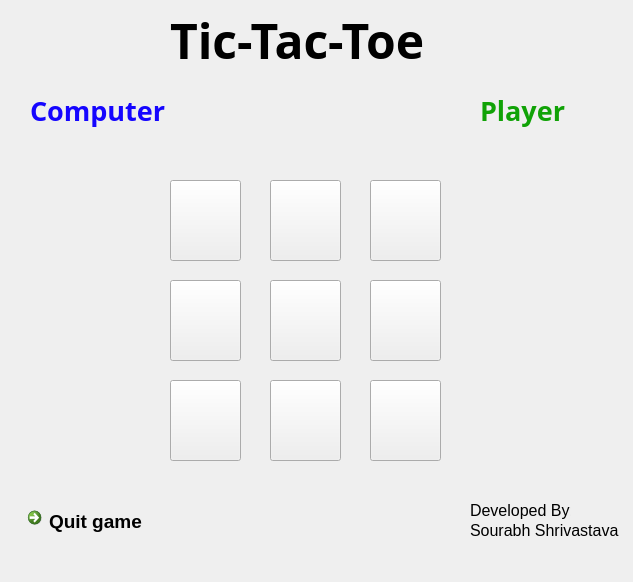
<?xml version="1.0" encoding="UTF-8"?>
<ui version="4.0">
 <class>versus_computer_form</class>
 <widget class="QWidget" name="versus_computer_form">
  <property name="geometry">
   <rect>
    <x>0</x>
    <y>0</y>
    <width>633</width>
    <height>582</height>
   </rect>
  </property>
  <property name="windowTitle">
   <string>Form</string>
  </property>
  <widget class="QLabel" name="label_2">
   <property name="geometry">
    <rect>
     <x>170</x>
     <y>10</y>
     <width>291</width>
     <height>61</height>
    </rect>
   </property>
   <property name="font">
    <font>
     <family>Zekton</family>
     <pointsize>36</pointsize>
     <weight>75</weight>
     <italic>false</italic>
     <bold>true</bold>
     <underline>false</underline>
    </font>
   </property>
   <property name="styleSheet">
    <string notr="true">border-image : none;</string>
   </property>
   <property name="text">
    <string>Tic-Tac-Toe</string>
   </property>
  </widget>
  <widget class="QPushButton" name="pb11">
   <property name="geometry">
    <rect>
     <x>270</x>
     <y>280</y>
     <width>71</width>
     <height>81</height>
    </rect>
   </property>
   <property name="styleSheet">
    <string notr="true">border-image : none;</string>
   </property>
   <property name="text">
    <string/>
   </property>
  </widget>
  <widget class="QPushButton" name="pb20">
   <property name="geometry">
    <rect>
     <x>170</x>
     <y>380</y>
     <width>71</width>
     <height>81</height>
    </rect>
   </property>
   <property name="styleSheet">
    <string notr="true">border-image : none;</string>
   </property>
   <property name="text">
    <string/>
   </property>
  </widget>
  <widget class="QLabel" name="label">
   <property name="geometry">
    <rect>
     <x>160</x>
     <y>170</y>
     <width>301</width>
     <height>301</height>
    </rect>
   </property>
   <property name="styleSheet">
    <string notr="true">border-image: url(:/Game-resources/Image-files/tic-tac-toe.jpg);</string>
   </property>
   <property name="text">
    <string/>
   </property>
   <property name="pixmap">
    <pixmap>../../git/tic-tac-toe/Tic-tac-toe/image-files/tic-tac-toe.jpg</pixmap>
   </property>
  </widget>
  <widget class="QLabel" name="label_6">
   <property name="geometry">
    <rect>
     <x>480</x>
     <y>90</y>
     <width>121</width>
     <height>41</height>
    </rect>
   </property>
   <property name="font">
    <font>
     <family>Zekton</family>
     <pointsize>20</pointsize>
     <weight>75</weight>
     <italic>false</italic>
     <bold>true</bold>
    </font>
   </property>
   <property name="styleSheet">
    <string notr="true">color : rgb(16, 162, 6);
border-image : none;</string>
   </property>
   <property name="text">
    <string>Player</string>
   </property>
   <property name="textFormat">
    <enum>Qt::AutoText</enum>
   </property>
  </widget>
  <widget class="QLabel" name="label_4">
   <property name="geometry">
    <rect>
     <x>470</x>
     <y>520</y>
     <width>151</width>
     <height>21</height>
    </rect>
   </property>
   <property name="font">
    <font>
     <family>Ubuntu</family>
     <pointsize>12</pointsize>
    </font>
   </property>
   <property name="styleSheet">
    <string notr="true">border-image : none</string>
   </property>
   <property name="text">
    <string>Sourabh Shrivastava</string>
   </property>
  </widget>
  <widget class="QPushButton" name="pb12">
   <property name="geometry">
    <rect>
     <x>370</x>
     <y>280</y>
     <width>71</width>
     <height>81</height>
    </rect>
   </property>
   <property name="styleSheet">
    <string notr="true">border-image : none;</string>
   </property>
   <property name="text">
    <string/>
   </property>
  </widget>
  <widget class="QPushButton" name="pb01">
   <property name="geometry">
    <rect>
     <x>270</x>
     <y>180</y>
     <width>71</width>
     <height>81</height>
    </rect>
   </property>
   <property name="styleSheet">
    <string notr="true">border-image : none;</string>
   </property>
   <property name="text">
    <string/>
   </property>
  </widget>
  <widget class="QPushButton" name="pb10">
   <property name="geometry">
    <rect>
     <x>170</x>
     <y>280</y>
     <width>71</width>
     <height>81</height>
    </rect>
   </property>
   <property name="styleSheet">
    <string notr="true">border-image : none;</string>
   </property>
   <property name="text">
    <string/>
   </property>
  </widget>
  <widget class="QPushButton" name="pb22">
   <property name="geometry">
    <rect>
     <x>370</x>
     <y>380</y>
     <width>71</width>
     <height>81</height>
    </rect>
   </property>
   <property name="styleSheet">
    <string notr="true">border-image : none;</string>
   </property>
   <property name="text">
    <string/>
   </property>
  </widget>
  <widget class="QPushButton" name="pb21">
   <property name="geometry">
    <rect>
     <x>270</x>
     <y>380</y>
     <width>71</width>
     <height>81</height>
    </rect>
   </property>
   <property name="styleSheet">
    <string notr="true">border-image : none;</string>
   </property>
   <property name="text">
    <string/>
   </property>
  </widget>
  <widget class="QLabel" name="label_5">
   <property name="geometry">
    <rect>
     <x>30</x>
     <y>90</y>
     <width>141</width>
     <height>41</height>
    </rect>
   </property>
   <property name="font">
    <font>
     <family>Zekton</family>
     <pointsize>20</pointsize>
     <weight>75</weight>
     <italic>false</italic>
     <bold>true</bold>
    </font>
   </property>
   <property name="mouseTracking">
    <bool>false</bool>
   </property>
   <property name="styleSheet">
    <string notr="true">color : rgb(21, 5, 255);
background-color : none;
border-image : none</string>
   </property>
   <property name="text">
    <string>Computer</string>
   </property>
   <property name="textFormat">
    <enum>Qt::AutoText</enum>
   </property>
  </widget>
  <widget class="QPushButton" name="pb02">
   <property name="geometry">
    <rect>
     <x>370</x>
     <y>180</y>
     <width>71</width>
     <height>81</height>
    </rect>
   </property>
   <property name="styleSheet">
    <string notr="true">border-image : none;</string>
   </property>
   <property name="text">
    <string/>
   </property>
  </widget>
  <widget class="QPushButton" name="pb00">
   <property name="geometry">
    <rect>
     <x>170</x>
     <y>180</y>
     <width>71</width>
     <height>81</height>
    </rect>
   </property>
   <property name="styleSheet">
    <string notr="true">border-image : none;</string>
   </property>
   <property name="text">
    <string/>
   </property>
  </widget>
  <widget class="QLabel" name="label_3">
   <property name="geometry">
    <rect>
     <x>470</x>
     <y>500</y>
     <width>101</width>
     <height>21</height>
    </rect>
   </property>
   <property name="font">
    <font>
     <family>Ubuntu</family>
     <pointsize>12</pointsize>
    </font>
   </property>
   <property name="styleSheet">
    <string notr="true">border-image : none</string>
   </property>
   <property name="text">
    <string>Developed By:</string>
   </property>
  </widget>
  <widget class="QCommandLinkButton" name="commandLinkButton">
   <property name="geometry">
    <rect>
     <x>20</x>
     <y>500</y>
     <width>187</width>
     <height>41</height>
    </rect>
   </property>
   <property name="font">
    <font>
     <pointsize>14</pointsize>
     <weight>75</weight>
     <bold>true</bold>
    </font>
   </property>
   <property name="text">
    <string>Quit game</string>
   </property>
  </widget>
  <zorder>label_2</zorder>
  <zorder>label</zorder>
  <zorder>label_6</zorder>
  <zorder>label_4</zorder>
  <zorder>pb12</zorder>
  <zorder>pb01</zorder>
  <zorder>pb10</zorder>
  <zorder>pb22</zorder>
  <zorder>pb21</zorder>
  <zorder>label_5</zorder>
  <zorder>pb02</zorder>
  <zorder>pb00</zorder>
  <zorder>label_3</zorder>
  <zorder>pb11</zorder>
  <zorder>pb20</zorder>
  <zorder>commandLinkButton</zorder>
 </widget>
 <resources/>
 <connections/>
</ui>
